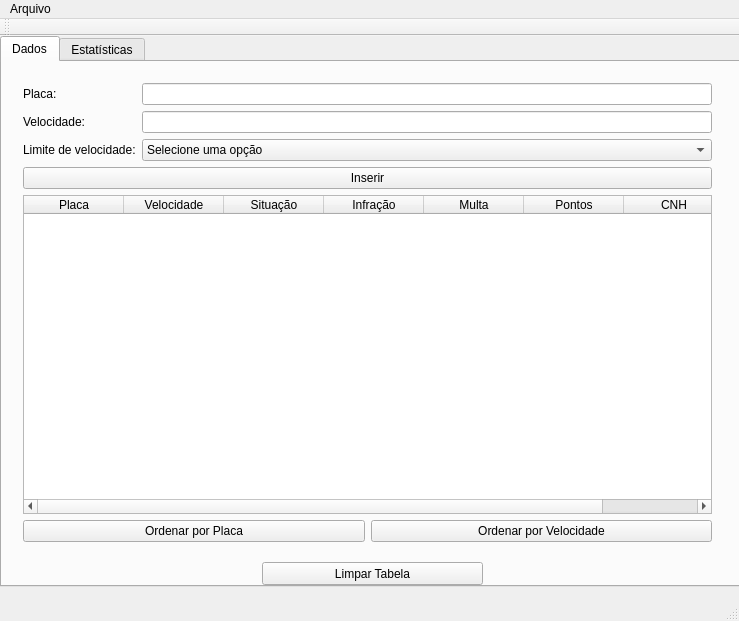
<?xml version="1.0" encoding="UTF-8"?>
<ui version="4.0">
 <class>MainWindow</class>
 <widget class="QMainWindow" name="MainWindow">
  <property name="geometry">
   <rect>
    <x>0</x>
    <y>0</y>
    <width>739</width>
    <height>621</height>
   </rect>
  </property>
  <property name="windowTitle">
   <string>MainWindow</string>
  </property>
  <widget class="QWidget" name="centralWidget">
   <widget class="QTabWidget" name="tabWidget">
    <property name="geometry">
     <rect>
      <x>0</x>
      <y>0</y>
      <width>741</width>
      <height>551</height>
     </rect>
    </property>
    <property name="font">
     <font>
      <italic>false</italic>
     </font>
    </property>
    <property name="currentIndex">
     <number>0</number>
    </property>
    <widget class="QWidget" name="tab">
     <attribute name="title">
      <string>Dados</string>
     </attribute>
     <widget class="QWidget" name="layoutWidget">
      <property name="geometry">
       <rect>
        <x>10</x>
        <y>10</y>
        <width>711</width>
        <height>481</height>
       </rect>
      </property>
      <layout class="QVBoxLayout" name="verticalLayout">
       <item>
        <layout class="QFormLayout" name="formLayout">
         <item row="0" column="0">
          <widget class="QLabel" name="label">
           <property name="text">
            <string>Placa:</string>
           </property>
          </widget>
         </item>
         <item row="0" column="1">
          <widget class="QLineEdit" name="entradaPlaca"/>
         </item>
         <item row="1" column="0">
          <widget class="QLabel" name="label_2">
           <property name="text">
            <string>Velocidade:</string>
           </property>
          </widget>
         </item>
         <item row="1" column="1">
          <widget class="QLineEdit" name="entradaVelocidade"/>
         </item>
         <item row="2" column="0">
          <widget class="QLabel" name="label_3">
           <property name="text">
            <string>Limite de velocidade:</string>
           </property>
          </widget>
         </item>
         <item row="2" column="1">
          <widget class="QComboBox" name="cb_limite">
           <item>
            <property name="text">
             <string>Selecione uma opção</string>
            </property>
           </item>
           <item>
            <property name="text">
             <string>40</string>
            </property>
           </item>
           <item>
            <property name="text">
             <string>60</string>
            </property>
           </item>
           <item>
            <property name="text">
             <string>80</string>
            </property>
           </item>
           <item>
            <property name="text">
             <string>100</string>
            </property>
           </item>
           <item>
            <property name="text">
             <string>120</string>
            </property>
           </item>
          </widget>
         </item>
        </layout>
       </item>
       <item>
        <widget class="QPushButton" name="btnInserir">
         <property name="text">
          <string>Inserir</string>
         </property>
        </widget>
       </item>
       <item>
        <widget class="QTableWidget" name="tabelaDados">
         <column>
          <property name="text">
           <string>Placa</string>
          </property>
         </column>
         <column>
          <property name="text">
           <string>Velocidade</string>
          </property>
         </column>
         <column>
          <property name="text">
           <string>Situação</string>
          </property>
         </column>
         <column>
          <property name="text">
           <string>Infração</string>
          </property>
         </column>
         <column>
          <property name="text">
           <string>Multa</string>
          </property>
         </column>
         <column>
          <property name="text">
           <string>Pontos</string>
          </property>
         </column>
         <column>
          <property name="text">
           <string>CNH</string>
          </property>
         </column>
        </widget>
       </item>
       <item>
        <layout class="QHBoxLayout" name="horizontalLayout">
         <item>
          <widget class="QPushButton" name="btnOrdenarPlaca">
           <property name="text">
            <string>Ordenar por Placa</string>
           </property>
          </widget>
         </item>
         <item>
          <widget class="QPushButton" name="btnOrdenarVelocidade">
           <property name="text">
            <string>Ordenar por Velocidade</string>
           </property>
          </widget>
         </item>
        </layout>
       </item>
      </layout>
     </widget>
     <widget class="QPushButton" name="btnLimparTabela">
      <property name="geometry">
       <rect>
        <x>260</x>
        <y>500</y>
        <width>221</width>
        <height>23</height>
       </rect>
      </property>
      <property name="text">
       <string>Limpar Tabela</string>
      </property>
     </widget>
    </widget>
    <widget class="QWidget" name="tab_2">
     <attribute name="title">
      <string>Estatísticas</string>
     </attribute>
     <widget class="QGroupBox" name="groupBox">
      <property name="geometry">
       <rect>
        <x>180</x>
        <y>130</y>
        <width>301</width>
        <height>91</height>
       </rect>
      </property>
      <property name="title">
       <string>Quantidade de veículos multados</string>
      </property>
      <widget class="QLabel" name="total_veiculos">
       <property name="geometry">
        <rect>
         <x>50</x>
         <y>20</y>
         <width>161</width>
         <height>61</height>
        </rect>
       </property>
       <property name="font">
        <font>
         <pointsize>11</pointsize>
         <italic>false</italic>
        </font>
       </property>
       <property name="text">
        <string/>
       </property>
      </widget>
     </widget>
     <widget class="QGroupBox" name="groupBox_2">
      <property name="geometry">
       <rect>
        <x>180</x>
        <y>250</y>
        <width>301</width>
        <height>91</height>
       </rect>
      </property>
      <property name="title">
       <string>Valor total das multas (R$)</string>
      </property>
      <widget class="QLabel" name="total_multas">
       <property name="geometry">
        <rect>
         <x>50</x>
         <y>22</y>
         <width>161</width>
         <height>61</height>
        </rect>
       </property>
       <property name="font">
        <font>
         <pointsize>11</pointsize>
         <italic>false</italic>
        </font>
       </property>
       <property name="text">
        <string/>
       </property>
      </widget>
     </widget>
     <widget class="QLabel" name="label_4">
      <property name="geometry">
       <rect>
        <x>190</x>
        <y>50</y>
        <width>161</width>
        <height>16</height>
       </rect>
      </property>
      <property name="font">
       <font>
        <pointsize>12</pointsize>
        <weight>75</weight>
        <italic>false</italic>
        <bold>true</bold>
        <underline>false</underline>
       </font>
      </property>
      <property name="text">
       <string>E-multas Statistics</string>
      </property>
     </widget>
    </widget>
   </widget>
  </widget>
  <widget class="QToolBar" name="mainToolBar">
   <attribute name="toolBarArea">
    <enum>TopToolBarArea</enum>
   </attribute>
   <attribute name="toolBarBreak">
    <bool>false</bool>
   </attribute>
  </widget>
  <widget class="QStatusBar" name="statusBar"/>
  <widget class="QMenuBar" name="menuBar">
   <property name="geometry">
    <rect>
     <x>0</x>
     <y>0</y>
     <width>739</width>
     <height>21</height>
    </rect>
   </property>
   <widget class="QMenu" name="menuArquivo">
    <property name="title">
     <string>Arquivo</string>
    </property>
    <addaction name="actionSalvar"/>
    <addaction name="actionCarregar"/>
   </widget>
   <addaction name="menuArquivo"/>
  </widget>
  <action name="actionSalvar">
   <property name="text">
    <string>Salvar</string>
   </property>
  </action>
  <action name="actionCarregar">
   <property name="text">
    <string>Carregar</string>
   </property>
  </action>
 </widget>
 <layoutdefault spacing="6" margin="11"/>
 <resources/>
 <connections/>
</ui>
